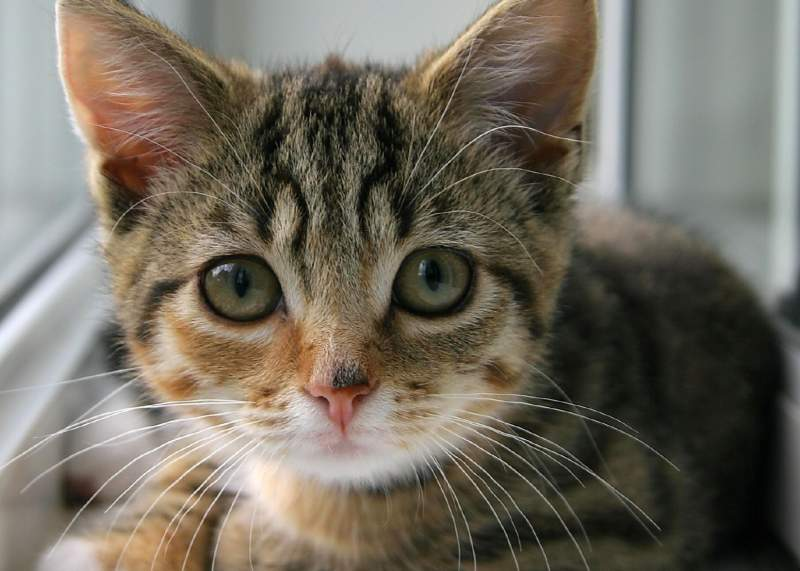
#> input picture cat.jpg, 800 x 571 px
$ jupyter execute 'IPLab9(ContrastStreching_Log_PowerLaw.ipynb'
#> lines starting #> are read from the running program, lines starting #| are printed output that depends on the picture
# Importing necessary libraries

[cell 1]
import cv2 as cv
import numpy as np
import matplotlib.pyplot as plt
from google.colab import files

uploaded = files.upload()
#> the answer given: cat.jpg

[cell 2]
im = cv.imread('cat.jpg',0)
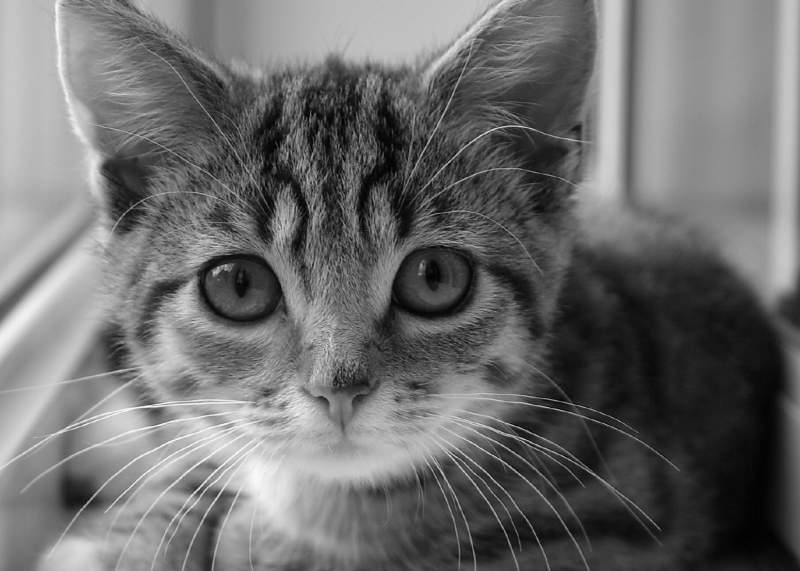
#> im: shape (571, 800); min 0, max 255, mean 108.4

# 1. Contrast Streching Method 1

[cell 3]
img = cv.imread('cat.jpg',0)
[M,N] = img.shape
#> M = 571; N = 800
T1=28
T2=75
for i in range (M):
 for j in range (N):
  if (img[i,j]>=T1) & (img[i,j]<=T2):
   img[i,j]=(227 * img[i,j] - 5040) / 47
  else:
   pass
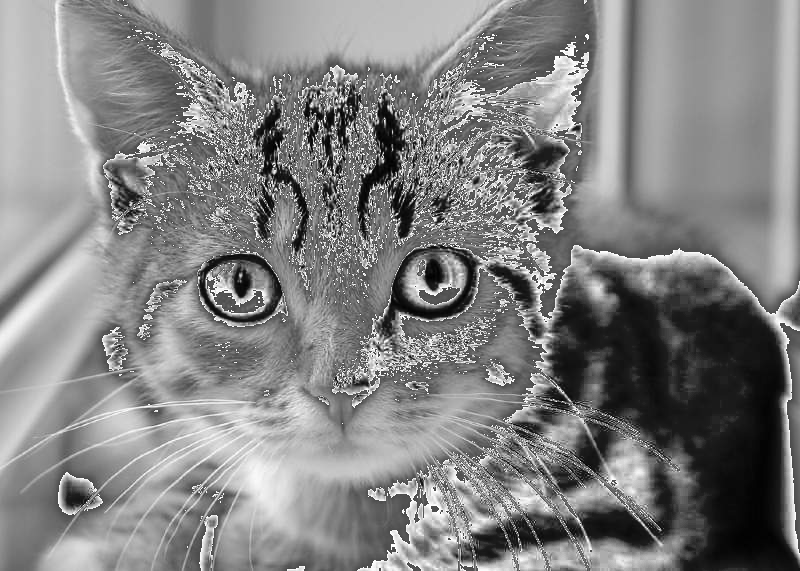
#> img: shape (571, 800); min 0, max 255, mean 130.4
res = np.hstack([im, img])
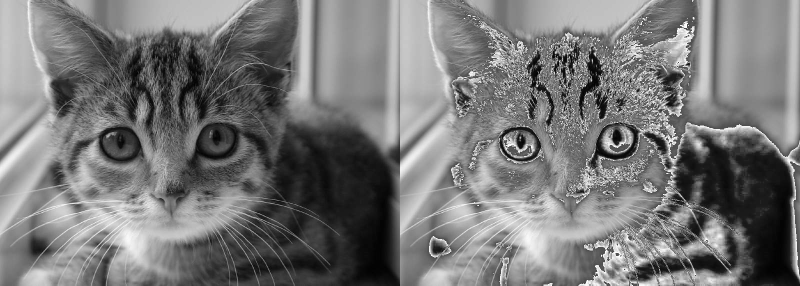
#> res: shape (571, 1600) (shown at 1/2 size); min 0, max 255, mean 119.4
f=plt.figure(figsize=(25,8))
plt.title('Original Image vs Contrast Streching Method 1', fontsize=30, color='black', pad=20)
plt.imshow(res, cmap='gray')
plt.axis('off')
plt.show(block=True)

# 2. Contrast Streching Method 2

[cell 4]
T1=90
T2=138
img1 = cv.imread('cat.jpg',0)
for i in range (M):
 for j in range (N):
  if (img1[i,j]<T1):
   img1[i,j]= 0
  elif (img1[i,j]>=T1) & (img1[i,j]<=T2):
   img1[i,j]=(255 * img1[i,j] -22950)/48
  elif (img1[i,j]>T2):
   img1[i,j]=255
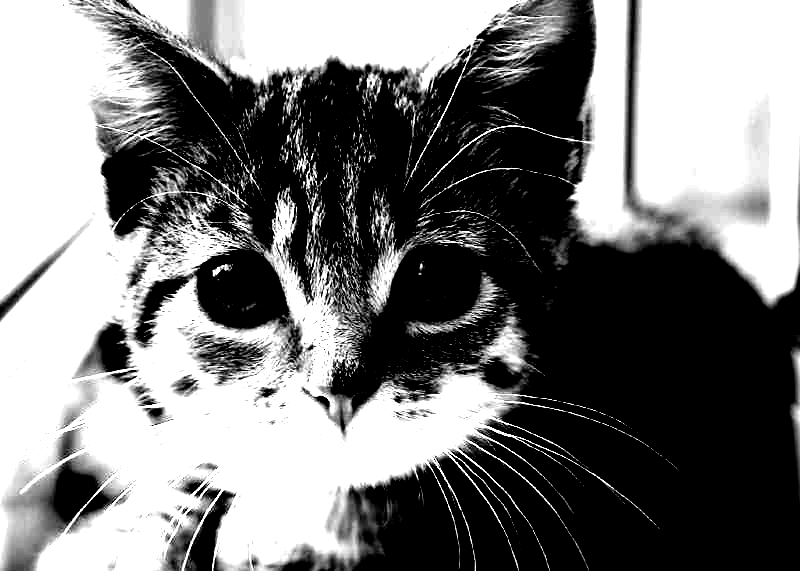
#> img1: shape (571, 800); min 0, max 255, mean 122.7
res = np.hstack([im, img1])
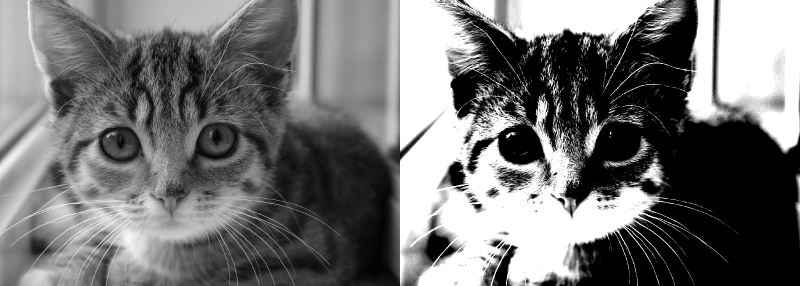
#> res: shape (571, 1600) (shown at 1/2 size); min 0, max 255, mean 115.6
f=plt.figure(figsize=(25,8))
plt.title('Original Image vs Contrast Streching Method 2', fontsize=30, color='black', pad=20)
plt.imshow(res, cmap='gray')
plt.axis('off')
plt.show(block=True)

# 3. Log Transformation

[cell 5]
img = cv.imread('cat.jpg',0)
c = 255 / np.log(1 + np.max(img))
#> c = 45.99
log_image = c * (np.log(img + 1))
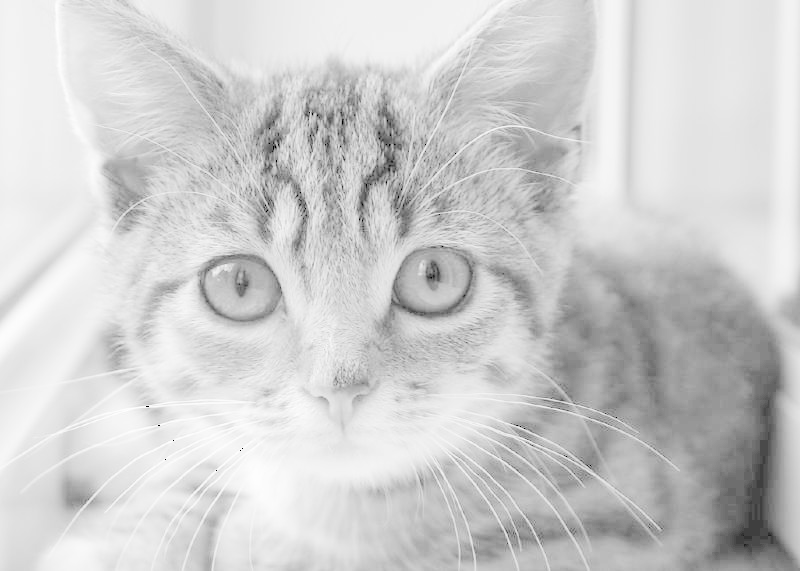
#> log_image: shape (571, 800) float16; 0% of the values are NaN or infinite; the others: min 0, max 255, mean 206.5; drawn with min black, max white, NaN and infinite black
log_image = np.array(log_image, dtype = np.uint8)
res = np.hstack([img, log_image])
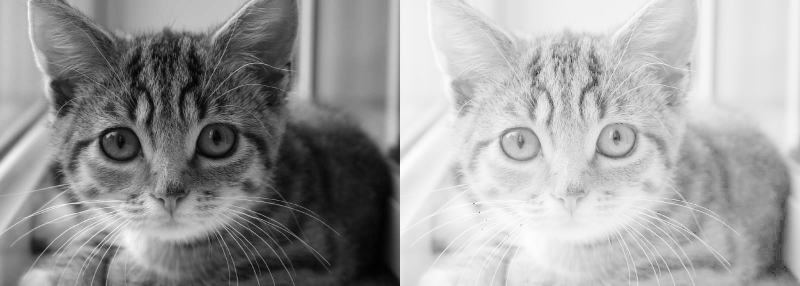
#> res: shape (571, 1600) (shown at 1/2 size); min 0, max 255, mean 157.2
f=plt.figure(figsize=(25,8))
plt.title('Original Image vs Log Transformation', fontsize=30, color='black', pad=20)
plt.imshow(res, cmap='gray')
plt.axis('off')
plt.show(block=True)

# 4. Power-Law transformation

[cell 6]
img = cv.imread('cat.jpg',0)
[M,N] = img.shape
x=[]
y=[]
c = 255 / np.log(1 + np.max(img))
for i in range (M):
 for j in range (N):
  img[i,j] = c * pow((img[i,j]),(1/2.5)) #gamma = 0.4
  x.append(img[i,j])
  y.append(img[i,j])
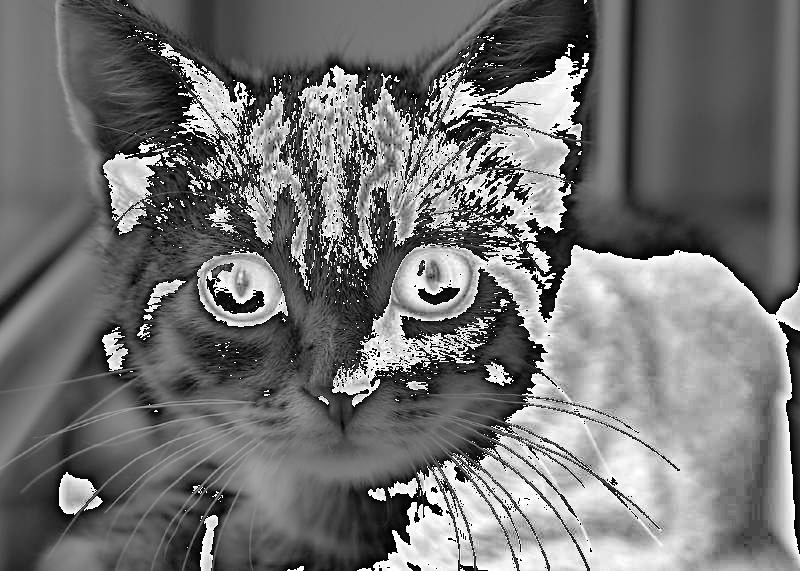
#> img: shape (571, 800); min 0, max 255, mean 114.9
#> after the loop, x = 456800 items; y = 456800 items
res = np.hstack([im, img])
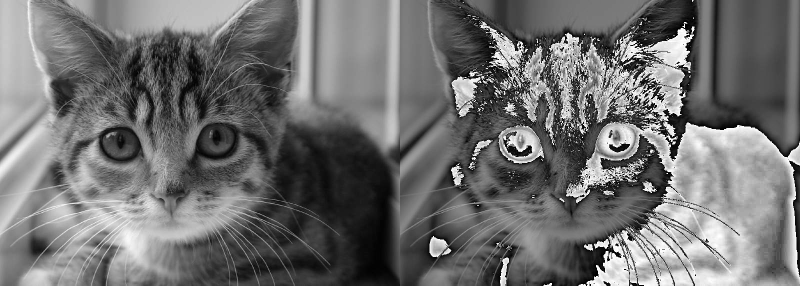
#> res: shape (571, 1600) (shown at 1/2 size); min 0, max 255, mean 111.6
f=plt.figure(figsize=(25,8))
plt.title('Original Image vs Power-Law Transformation', fontsize=30, color='black', pad=20)
plt.imshow(res, cmap='gray')
plt.axis('off')
plt.show(block=True)

$ run again, with f2.png saved as cat.jpg
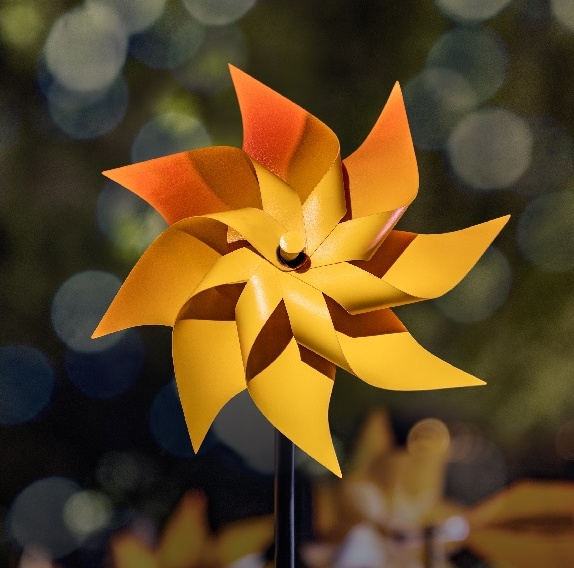
#> input picture f2.png, 574 x 568 px
#> c = 46.15
#> after the loop `for i in range (M):`:
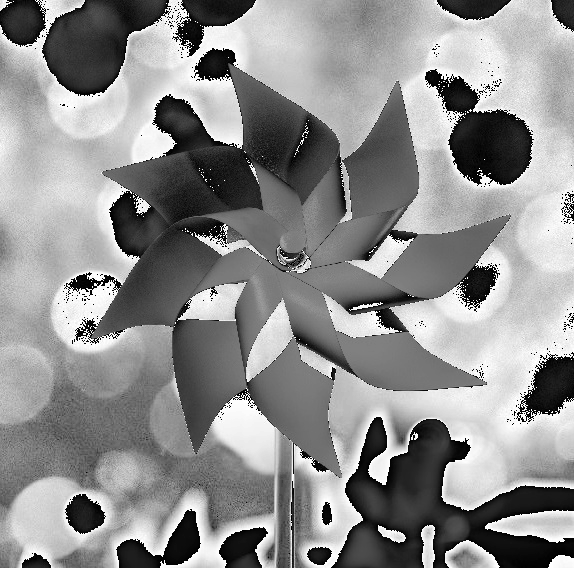
#> img: shape (568, 574); min 0, max 255, mean 142.2
#> after the loop `for i in range (M):`: x = 326032 items
#> `res = np.hstack([im, img])`:
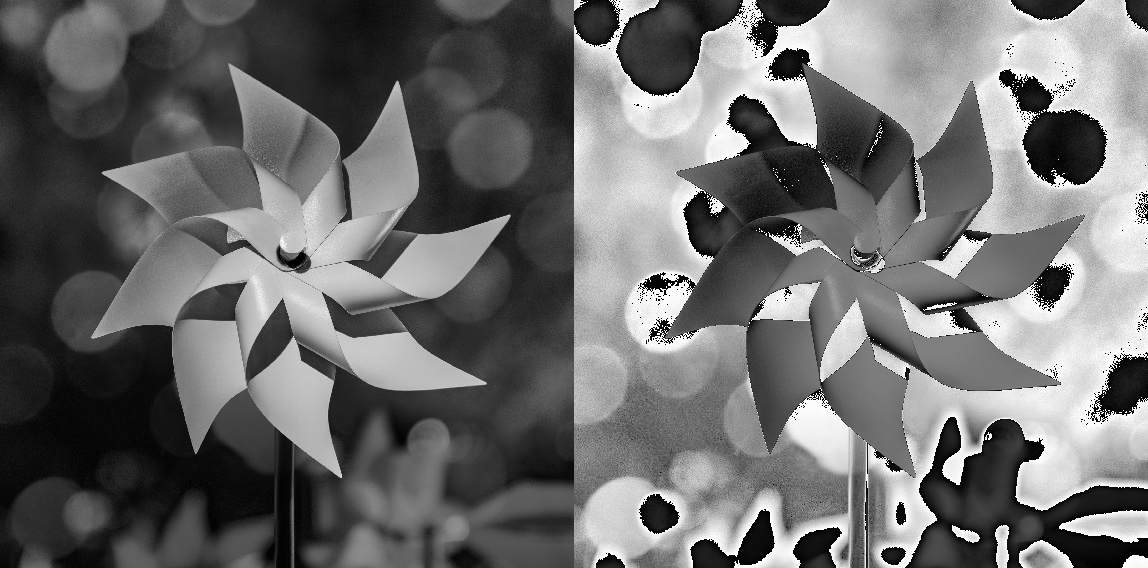
#> res: shape (568, 1148); min 0, max 255, mean 108.4
